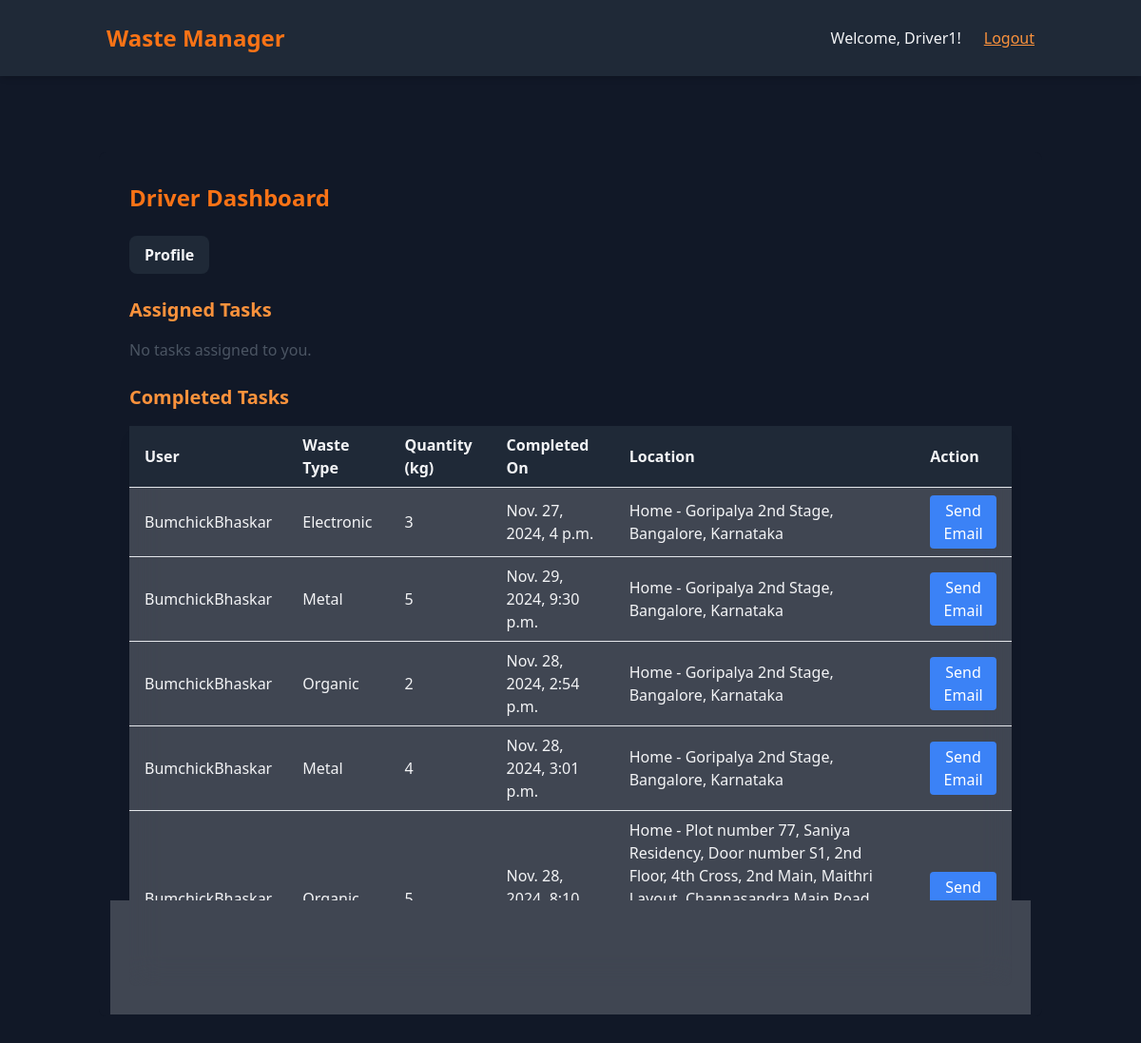
Page /driver/dashboard/ (signed in) on the committed database.
### wasteapp/models.py (models this page shows, shortened)
class WasteRequest(models.Model):
    user = models.ForeignKey(User, related_name='waste_requests', on_delete=models.CASCADE)
    waste_type = models.CharField(max_length=50, choices=WASTE_TYPES)
    quantity = models.PositiveIntegerField(help_text="Enter quantity in kg")
    collection_time = models.DateTimeField()
    collection_location = models.ForeignKey('profileapp.Address', on_delete=models.SET_NULL, null=True, blank=True)
    status = models.CharField(max_length=20, default='Pending', choices=[('Pending', 'Pending'), ('Completed', 'Completed')])
    created_at = models.DateTimeField(auto_now_add=True)
    driver = models.ForeignKey(User, on_delete=models.SET_NULL, null=True, blank=True, related_name="assigned_tasks")

### profileapp/models.py (models this page shows, shortened)
class Address(models.Model):
    HOME = 'Home'
    WORK = 'Work'
    OTHER = 'Other'
    ADDRESS_TYPES = [
        (HOME, 'Home'),
        (WORK, 'Work'),
        (OTHER, 'Other'),
    ]
    user = models.ForeignKey(User, on_delete=models.CASCADE, related_name="addresses")
    address = models.CharField(max_length=255)
    address_type = models.CharField(
        max_length=10,
        choices=ADDRESS_TYPES,
        default=HOME
    )
    city = models.CharField(max_length=100)
    state = models.CharField(max_length=100)
    postal_code = models.CharField(max_length=10)
    default = models.BooleanField(default=False)
    def __str__(self):
        return f"{self.address_type} - {self.address}, {self.city}, {self.state}"

### account_app/decorators.py (the view)
        def _wrapped_view(request, *args, **kwargs):
            if request.user.is_authenticated:
                if request.user.is_superuser:
                    if 'admin' in allowed_roles:  # Admin-only pages
                        return view_func(request, *args, **kwargs)
                    else:
                        return HttpResponseForbidden("Admins cannot access this page.")
                if hasattr(request.user, 'userprofile') and request.user.userprofile.role in allowed_roles:
                    return view_func(request, *args, **kwargs)
                else:
                    return HttpResponseForbidden("You do not have permission to access this page.")
            else:
                return redirect('login_user')  # Replace with your login URL name

### driverapp/views.py (called while the page is built)
@role_required(allowed_roles=['driver'])
def driver_dashboard(request):
    assigned_tasks = WasteRequest.objects.filter(
        driver=request.user, status="Pending"
    ).order_by("collection_time")
    completed_tasks = WasteRequest.objects.filter(
        driver=request.user, status="Completed"
    )  # Most recently completed tasks first
    context = {
        "assigned_tasks": assigned_tasks,
        "completed_tasks": completed_tasks,
    }
    return render(request, "driverapp/driver_dashboard.html", context)

### templates/driverapp/driver_dashboard.html (shortened to what this page needs)
{% extends "driverapp/base.html" %}
{% block content %}
<div class="container mx-auto mt-8 p-8 bg-gray-900 text-gray-100 rounded-lg backdrop-blur-lg">
    <h1 class="text-2xl font-extrabold text-orange-500 mb-6">Driver Dashboard</h1>
    <div class="flex space-x-4 mb-6">
        <a href="{% url 'driverapp:profile' %}" class="bg-gray-800 hover:bg-gray-700 text-gray-100 font-bold py-2 px-4 rounded-lg transition duration-300 ease-in-out">
            Profile
        </a>
    </div>
    <h2 class="text-xl font-semibold mt-6 mb-4 text-orange-400">Assigned Tasks</h2>
    {% if assigned_tasks %}
        <table class="min-w-full bg-white/20 backdrop-blur-lg shadow-lg rounded-lg mb-8">
            <thead class="bg-gray-800 text-gray-100">
                <tr>
                    <th class="py-2 px-4 text-left">User</th>
                    <th class="py-2 px-4 text-left">Waste Type</th>
                    <th class="py-2 px-4 text-left">Quantity (kg)</th>
                    <th class="py-2 px-4 text-left">Collection Time</th>
                    <th class="py-2 px-4 text-left">Location</th>
                </tr>
            </thead>
            <tbody class="text-gray-100">
                {% for task in assigned_tasks %}
                    <tr class="border-t hover:bg-gray-700">
                        <td class="py-2 px-4">{{ task.user.username }}</td>
                        <td class="py-2 px-4">{{ task.waste_type }}</td>
                        <td class="py-2 px-4">{{ task.quantity }}</td>
                        <td class="py-2 px-4">{{ task.collection_time }}</td>
                        <td class="py-2 px-4">{{ task.collection_location }}</td>
                    </tr>
                {% endfor %}
            </tbody>
        </table>
    {% else %}
        <p class="text-gray-600 mt-4">No tasks assigned to you.</p>
    {% endif %}
    <h2 class="text-xl font-semibold mt-6 mb-4 text-orange-400">Completed Tasks</h2>
    {% if completed_tasks %}
        <table class="min-w-full bg-white/20 backdrop-blur-lg shadow-lg rounded-lg">
            <thead class="bg-gray-800 text-gray-100">
                <tr>
                    <th class="py-2 px-4 text-left">User </th>
                    <th class="py-2 px-4 text-left">Waste Type</th>
                    <th class="py-2 px-4 text-left">Quantity (kg)</th>
                    <th class="py-2 px-4 text-left">Completed On</th>
                    <th class="py-2 px-4 text-left">Location</th>
                    <th class="py-2 px-4 text-left">Action</th>
                </tr>
            </thead>
            <tbody class="text-gray-100">
                {% for task in completed_tasks %}
                    <tr class="border-t hover:bg-gray-700">
                        <td class="py-2 px-4">{{ task.user.username }}</td>
                        <td class="py-2 px-4">{{ task.waste_type }}</td>
                        <td class="py-2 px-4">{{ task.quantity }}</td>
                        <td class="py-2 px-4">{{ task.collection_time }}</td>
                        <td class="py-2 px-4">{{ task.collection_location }}</td>
                        <td class="py-2 px-4">
                            <form action="{% url 'driverapp:send_email' task.user.id %}" method="POST">
                                <button type="submit" class="bg-blue-500 hover:bg-blue-600 text-white py-1 px-3 rounded">Send Email</button>
                            </form>
                        </td>
                    </tr>
                {% endfor %}
            </tbody>
        </table>
    {% else %}
        <p class="text-gray-600 mt-4">No completed tasks.</p>
    {% endif %}
    </div>
    {% endblock %}

### templates/driverapp/base.html (shortened to what this page needs)
<!DOCTYPE html>
<html lang="en">
<head>
    <script src="https://cdn.tailwindcss.com"></script>
</head>
<body class="bg-gray-900 text-gray-100 font-poppins">
    <nav class="bg-gray-800 text-gray-100 shadow-md backdrop-blur-lg">
        <div class="container mx-auto flex items-center justify-between p-6">
            <a href="#" class="text-2xl font-extrabold text-orange-500">Waste Manager</a>
            <div id="mobile-menu" class="hidden lg:flex space-x-6">
                {% if user.is_authenticated %}
                    <span>Welcome, {{ user.username }}!</span>
                    <a href="{% url 'logout_user' %}" class="underline text-orange-400">Logout</a>
                {% else %}
                    <a href="{% url 'login_user' %}" class="underline text-orange-400">Login</a>
                {% endif %}
            </div>
        </div>
    </nav>
    <main class="py-12 bg-gray-900">
        <div class="container mx-auto px-4">
            {% block content %}
            {% endblock %}
        </div>
    </main>
</body>
</html>

### rows in the picture
WasteRequest: user.username "BumchickBhaskar", waste_type "Electronic", quantity "3", collection_time "Nov. 27, 2024, 4 p.m.", collection_location "Home - Goripalya 2nd Stage, Bangalore, Karnataka"
WasteRequest: user.username "BumchickBhaskar", waste_type "Metal", quantity "5", collection_time "Nov. 29, 2024, 9:30 p.m.", collection_location "Home - Goripalya 2nd Stage, Bangalore, Karnataka"
WasteRequest: user.username "BumchickBhaskar", waste_type "Organic", quantity "2", collection_time "Nov. 28, 2024, 2:54 p.m.", collection_location "Home - Goripalya 2nd Stage, Bangalore, Karnataka"
WasteRequest: user.username "BumchickBhaskar", waste_type "Metal", quantity "4", collection_time "Nov. 28, 2024, 3:01 p.m.", collection_location "Home - Goripalya 2nd Stage, Bangalore, Karnataka"
WasteRequest: user.username "BumchickBhaskar", waste_type "Organic", quantity "5", collection_time "Nov. 28, 2024, 8:10 p.m.", collection_location "Home - Plot number 77, Saniya Residency, Door number S1, 2nd Floor, 4th Cross, 2nd Main, Maithri Layout, Channasandra Main Road, near Hope farm Signal, Whitefield, Bengaluru, Karnataka - 560066, Bangalore, Karnataka"

### other values in the picture
{{ user.username }} "Driver1"
